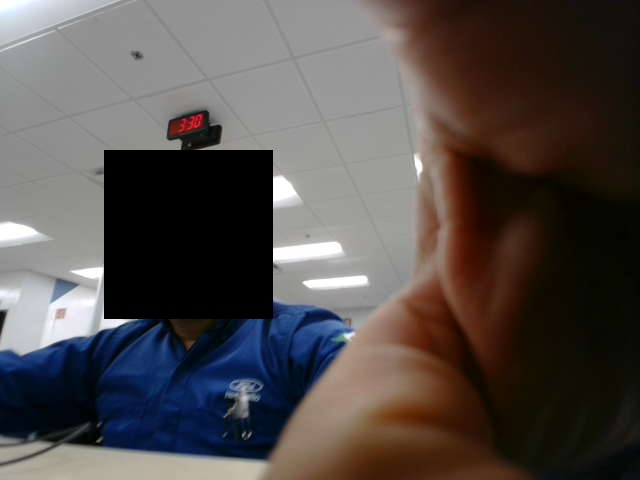
#> input picture DataCapture/raw/captura_20261003_153016_534962.jpg, 640 x 480 px; its folder holds only this picture in this run
$ python Etiquetado.py
#> lines starting #> are read from the running program, lines starting #| are printed output that depends on the picture
import csv
import os
from pathlib import Path

import cv2

actual_dir = Path(__file__).resolve().parent
#actual_dir = actual_dir.parent / "DataCapture"
IMAGE_DIR = actual_dir / "raw/"
CSV_OUT = actual_dir / "anotaciones.csv"
Revisado_OUT = actual_dir / "revisado.csv"

EXTENSIONS = {".jpg", ".jpeg", ".png", ".bmp", ".tif", ".tiff"}
WINDOW_NAME = "Anotador de objetos"

# True: empieza en la primera imagen que aún no aparece en el CSV.
# False: comienza desde la primera imagen para permitir revisar todo.
RESUME_AT_FIRST_UNREVIEWED = True


class Annotator:
    def __init__(self, image_paths, csv_path, resume=True):
        self.image_paths = image_paths
        self.csv_path = csv_path
        self.columns = [
            "imagen", "x", "y", "w", "h", "ImageWidth", "ImageHeight"
        ]

        self.index = 0
        self.image = None
        self.image_name = None
        self.current_boxes = []
        self.first_point = None

        # Filas ya existentes y nombres de imágenes con algún registro.
        self.rows = []
        self.recorded_images = set()

        # Cajas recuperadas del CSV, por nombre de imagen.
        self.boxes_by_image = {}

        self.csv_path.parent.mkdir(parents=True, exist_ok=True)
        self.load_csv()

        # Reanudar en la primera imagen sin registro.
        if resume:
            self.index = next(
                (
                    i for i, path in enumerate(self.image_paths)
                    if path.name not in self.recorded_images
                ),
                0,  # Si todas están registradas, permite recorrer desde el inicio.
            )

        self.load_current_image()

    def load_csv(self):
        """Carga los registros y reconstruye las cajas existentes."""
        if not self.csv_path.exists() or self.csv_path.stat().st_size == 0:
            self.rows = []
            return

        with self.csv_path.open(
            "r", newline="", encoding="utf-8-sig"
        ) as f:
            reader = csv.DictReader(f)

            if reader.fieldnames != self.columns:
                raise ValueError(
                    "Las columnas del CSV no coinciden con las esperadas.\n"
                    f"Esperadas: {self.columns}\n"
                    f"Encontradas: {reader.fieldnames}"
                )

            for raw_row in reader:
                row = {
                    col: (raw_row.get(col) or "").strip()
                    for col in self.columns
                }

                image_name = row["imagen"]
                if not image_name:
                    continue

                self.rows.append(row)
                self.recorded_images.add(image_name)

                # Una fila con x, y, w, h numéricos representa una caja.
                try:
                    x = int(float(row["x"]))
                    y = int(float(row["y"]))
                    w = int(float(row["w"]))
                    h = int(float(row["h"]))
                except (ValueError, TypeError):
                    # Por ejemplo: fila vacía que marca imagen sin detecciones.
                    continue

                if w <= 0 or h <= 0:
                    continue

                # El anotador original guardó w/h incluyendo el píxel final.
                x2 = x + w - 1
                y2 = y + h - 1

                self.boxes_by_image.setdefault(image_name, []).append(
                    (x, y, x2, y2)
                )

    # [11 lines left out: function save_csv, not called in this run]

    def load_current_image(self):
        """Carga la imagen indicada por el índice y sus cajas previas."""
        self.image = None
        self.image_name = None
        self.current_boxes = []
        self.first_point = None

        while self.index < len(self.image_paths):
            path = self.image_paths[self.index]
            image = cv2.imread(str(path))
#> image is the input picture: shape (480, 640, 3); mean B, G, R 75.4, 77.1, 83.1

            if image is not None:
                self.image = image
                self.image_name = path.name
                self.current_boxes = list(
                    self.boxes_by_image.get(self.image_name, [])
                )
                return

            print(f"No se pudo leer; se omitirá: {path.name}")
            self.index += 1

    # [51 lines left out: function on_mouse, not called in this run]

    def render(self):
        """Dibuja las cajas existentes y nuevas sobre la imagen."""
        display = self.image.copy()

        for x1, y1, x2, y2 in self.current_boxes:
            cv2.rectangle(display, (x1, y1), (x2, y2), (0, 255, 0), 2)

        if self.first_point is not None:
            cv2.drawMarker(
                display,
                self.first_point,
                (0, 0, 255),
                markerType=cv2.MARKER_CROSS,
                markerSize=14,
                thickness=2,
            )

        height = display.shape[0]
#> height = 480

        cv2.putText(
            display,
            f"Imagen {self.index + 1}/{len(self.image_paths)}: "
            f"{self.image_name} | Cajas: {len(self.current_boxes)}",
            (10, 25),
            cv2.FONT_HERSHEY_SIMPLEX,
            0.60,
            (0, 255, 255),
            2,
        )

        cv2.putText(
            display,
            "Dos clics: caja | N: siguiente | P: anterior | Q: salir",
            (10, height - 15),
            cv2.FONT_HERSHEY_SIMPLEX,
            0.55,
            (0, 255, 255),
            2,
        )
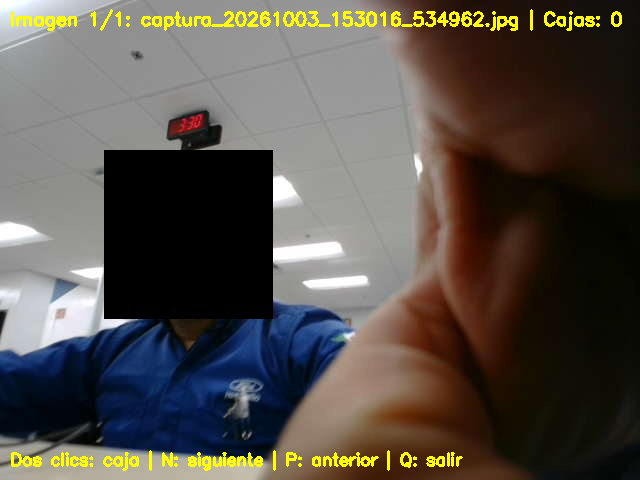
#> display: shape (480, 640, 3); mean B, G, R 73.1, 80.4, 86.1

        return display

    # [33 lines left out: functions next_image, previous_image, not called in this run]

def generar_revisado(csv_anotaciones, csv_revisado):
#"""Crea revisado.csv con una fila por imagen y su etiqueta de objeto."""
    orden_imagenes = []
    imagenes_vistas = set()
    imagenes_con_objeto = set()

    with csv_anotaciones.open(
        "r", newline="", encoding="utf-8-sig"
    ) as archivo:
        reader = csv.DictReader(archivo)

        columnas_requeridas = {"imagen", "x", "y", "w", "h"}
        faltantes = columnas_requeridas - set(reader.fieldnames or [])
        if faltantes:
            raise ValueError(
                f"Faltan columnas en {csv_anotaciones.name}: {sorted(faltantes)}"
            )

        for numero_fila, row in enumerate(reader, start=2):
            nombre = (row.get("imagen") or "").strip()
            if not nombre:
                continue

            if nombre not in imagenes_vistas:
                imagenes_vistas.add(nombre)
                orden_imagenes.append(nombre)

            valores = [
                (row.get(columna) or "").strip()
                for columna in ("x", "y", "w", "h")
            ]

            # Los cuatro campos vacíos representan una imagen sin objeto.
            if all(valor == "" for valor in valores):
                continue

            # Una caja debe tener sus cuatro valores.
            if any(valor == "" for valor in valores):
                raise ValueError(
                    f"Caja incompleta en fila {numero_fila}, imagen {nombre}"
                )

            try:
                x, y, ancho, alto = map(float, valores)
            except ValueError as error:
                raise ValueError(
                    f"Coordenadas no numéricas en fila {numero_fila}, "
                    f"imagen {nombre}"
                ) from error

            if ancho <= 0 or alto <= 0:
                raise ValueError(
                    f"Caja con ancho o alto no positivo en fila {numero_fila}, "
                    f"imagen {nombre}"
                )

            imagenes_con_objeto.add(nombre)

    csv_revisado.parent.mkdir(parents=True, exist_ok=True)

    with csv_revisado.open(
        "w", newline="", encoding="utf-8-sig"
    ) as archivo:
        writer = csv.writer(archivo)
        writer.writerow(["imagen", "tiene_objeto"])
        writer.writerows(
            (nombre, int(nombre in imagenes_con_objeto))
            for nombre in orden_imagenes
        )

    return len(orden_imagenes)


def main():
    if not IMAGE_DIR.is_dir():
        raise FileNotFoundError(
            f"No se encontró la carpeta de imágenes: {IMAGE_DIR}"
        )

    image_paths = sorted(
        path for path in IMAGE_DIR.iterdir()
        if path.is_file() and path.suffix.lower() in EXTENSIONS
    )

    if not image_paths:
        raise RuntimeError(
            "No se encontraron imágenes compatibles en la carpeta."
        )

    annotator = Annotator(
        image_paths,
        CSV_OUT,
        resume=RESUME_AT_FIRST_UNREVIEWED,
    )

    if annotator.image is None:
        raise RuntimeError("No se pudo cargar ninguna imagen.")

    cv2.namedWindow(WINDOW_NAME, cv2.WINDOW_AUTOSIZE)
    cv2.setMouseCallback(WINDOW_NAME, annotator.on_mouse)

    try:
        while annotator.image is not None:
            cv2.imshow(WINDOW_NAME, annotator.render())
            key = cv2.waitKey(20) & 0xFF
#> (key q is pressed here)

            if key == ord("n"):
                annotator.first_point = None
                annotator.next_image()

            elif key == ord("p"):
                annotator.first_point = None
                annotator.previous_image()

            elif key == ord("q"):
                break

    finally:
        cv2.destroyAllWindows()

    print(f"Registros guardados en el CSV: {len(annotator.rows)}")
    cantidad = generar_revisado(CSV_OUT, Revisado_OUT)
    print(f"Archivo revisado guardado: {Revisado_OUT} ({cantidad} imágenes)")


if __name__ == "__main__":
#> (the run stopped early here; a loop or call above may not have finished)

$ run again, on DataCapture/raw/captura_20261003_153101_657504.jpg
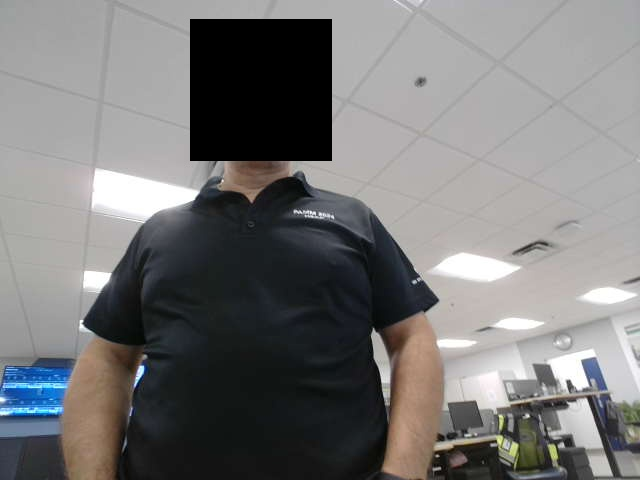
#> input picture DataCapture/raw/captura_20261003_153101_657504.jpg, 640 x 480 px
#> in load_current_image, image is the input picture: shape (480, 640, 3); mean B, G, R 119.3, 119.4, 120
#> in render, `cv2.putText( display, "Dos clics: caja | N: siguiente | P: anterior | ..`:
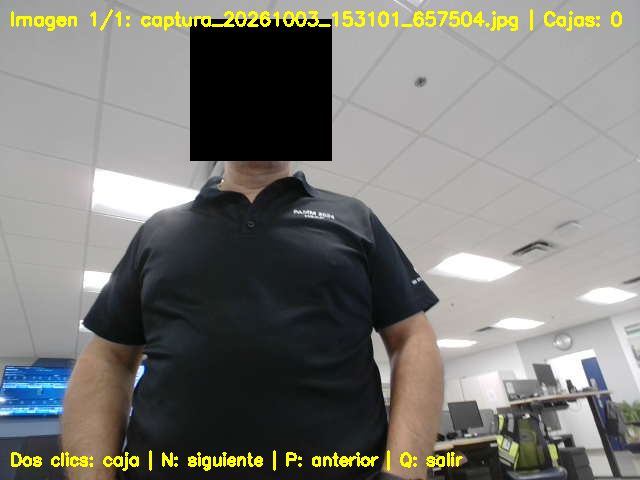
#> display: shape (480, 640, 3); mean B, G, R 117.1, 122.7, 123.2

$ run again, on DataCapture/raw/captura_20261003_153838_135146.jpg
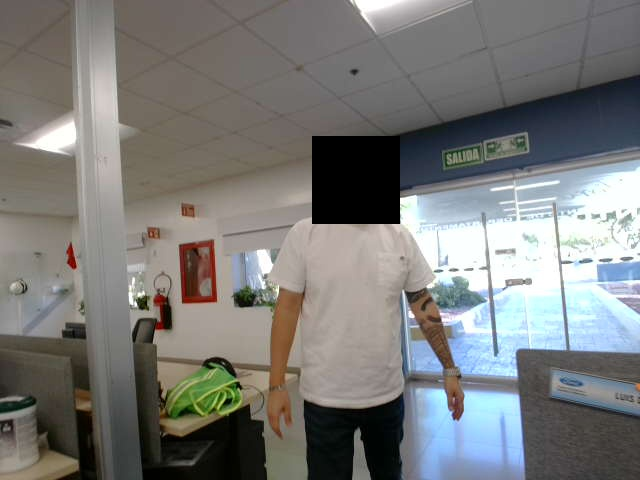
#> input picture DataCapture/raw/captura_20261003_153838_135146.jpg, 640 x 480 px
#> in load_current_image, image is the input picture: shape (480, 640, 3); mean B, G, R 120.1, 121.9, 121.6
#> in render, `cv2.putText( display, "Dos clics: caja | N: siguiente | P: anterior | ..`:
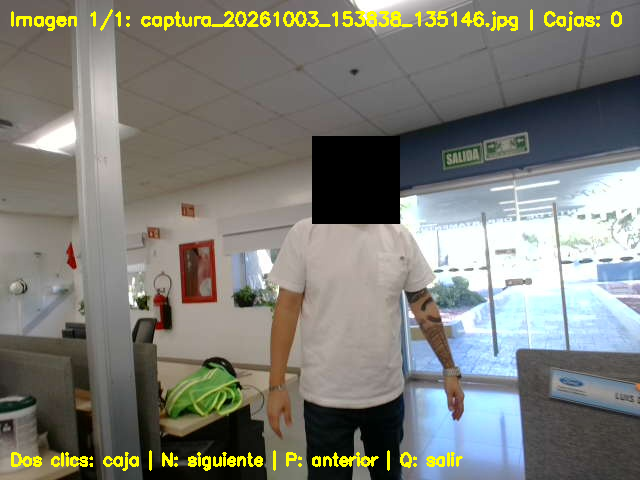
#> display: shape (480, 640, 3); mean B, G, R 118, 125.4, 125.1

$ run again, on DataCapture/raw/captura_20261003_153944_399966.jpg
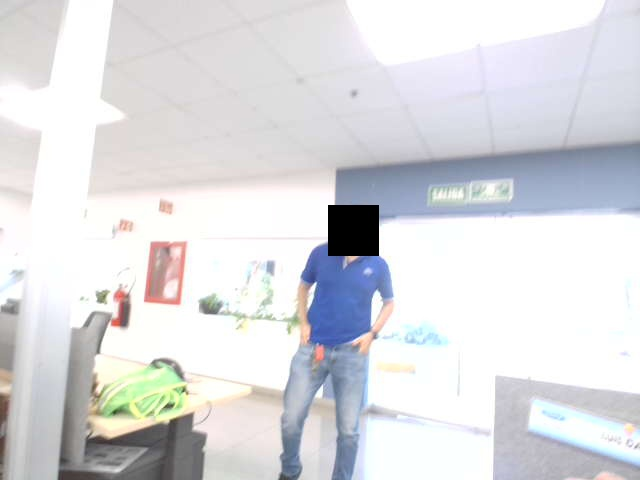
#> input picture DataCapture/raw/captura_20261003_153944_399966.jpg, 640 x 480 px
#> in load_current_image, image is the input picture: shape (480, 640, 3); mean B, G, R 223, 219.6, 219
#> in render, `cv2.putText( display, "Dos clics: caja | N: siguiente | P: anterior | ..`:
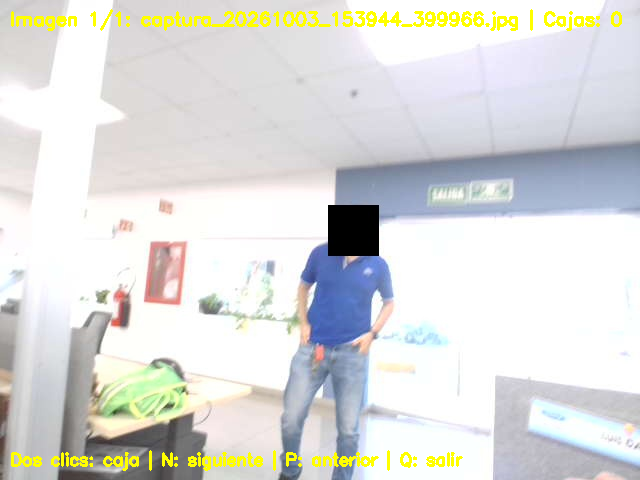
#> display: shape (480, 640, 3); mean B, G, R 218.1, 220.5, 219.9

$ run again, on DataCapture/raw/captura_20261003_153021_540685.jpg
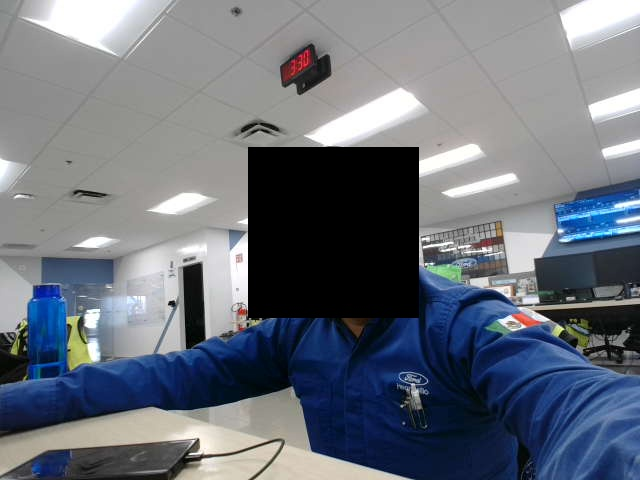
#> input picture DataCapture/raw/captura_20261003_153021_540685.jpg, 640 x 480 px
#> in load_current_image, image is the input picture: shape (480, 640, 3); mean B, G, R 122.1, 112, 105.9
#> in render, `cv2.putText( display, "Dos clics: caja | N: siguiente | P: anterior | ..`:
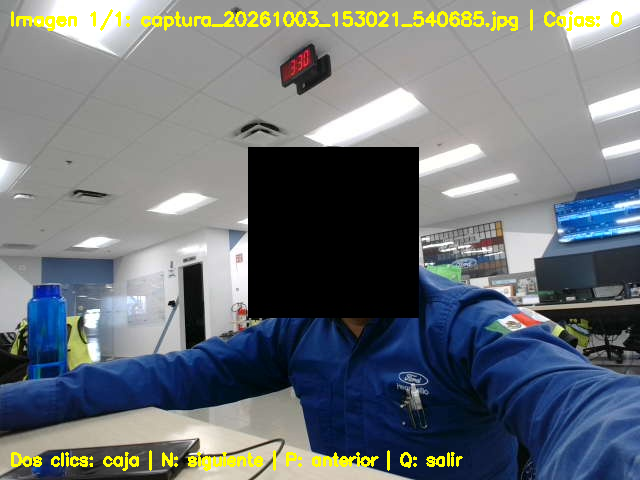
#> display: shape (480, 640, 3); mean B, G, R 118.8, 114.5, 108.3
